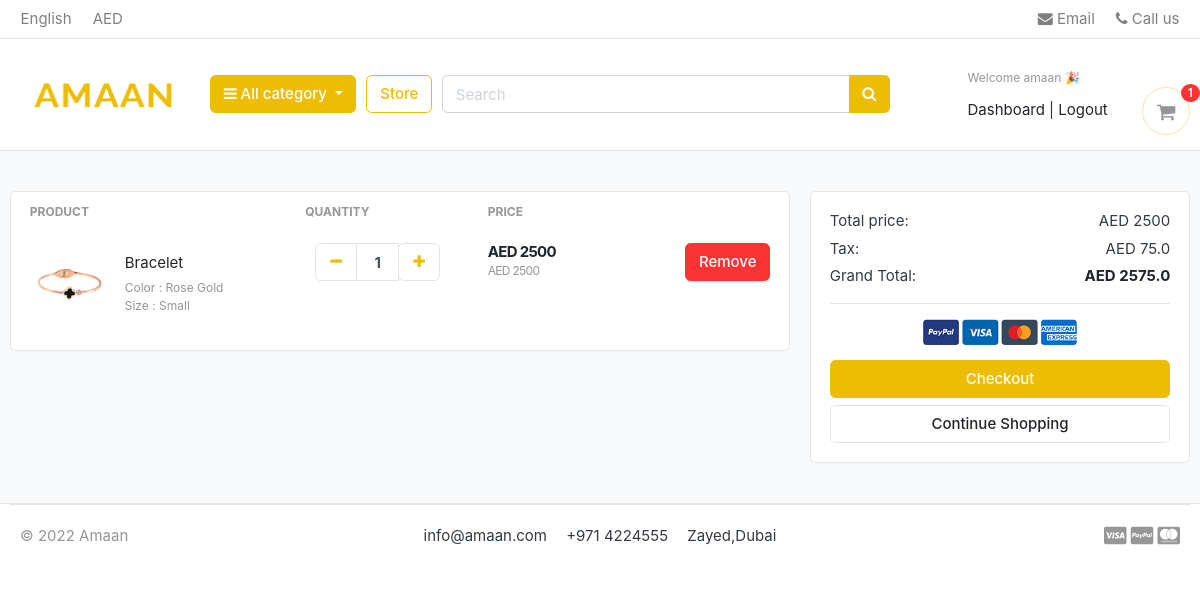
/cart/ (signed in), run on an earlier commit of the app's database.
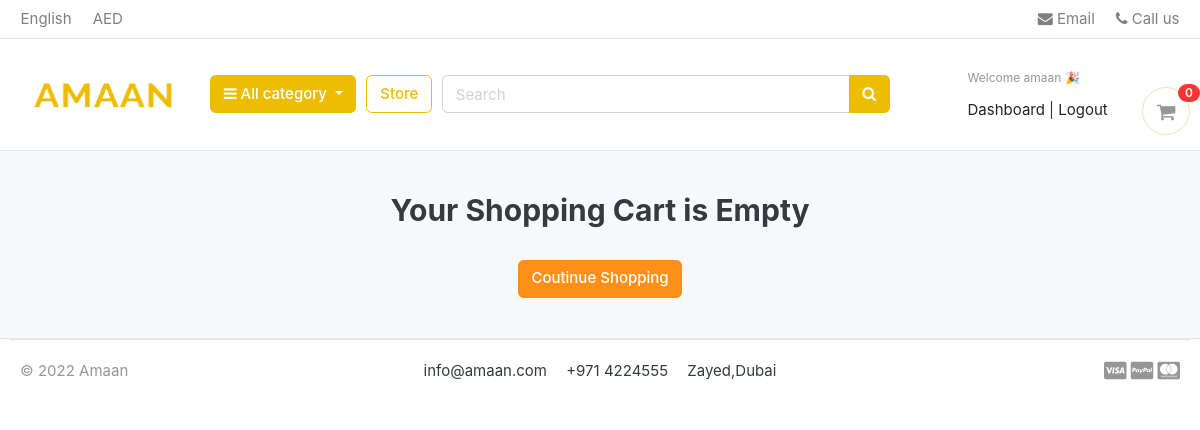
And on a later commit of the database.
### carts/models.py (models this page shows, shortened)
class CartItem(models.Model):
    user       = models.ForeignKey(Accounts, on_delete=models.CASCADE, null=True )
    product    = models.ForeignKey(Product, on_delete=models.CASCADE)
    variations = models.ManyToManyField(Variation, blank=True)
    cart       = models.ForeignKey(Cart, on_delete=models.CASCADE, null=True)
    quantity   = models.IntegerField()
    is_active  = models.BooleanField(default=True)
    def sub_total(self):
        return self.product.price * self.quantity

### store/models.py (models this page shows, shortened)
class Product(models.Model):
    product_name = models.CharField(max_length=200, unique=True)
    slug = models.SlugField(max_length=200, unique=True)
    description = models.TextField(max_length=200, blank=True)
    price = models.IntegerField()
    image = models.ImageField(upload_to='photos/products')
    stock = models.IntegerField()
    is_available = models.BooleanField(default=True)
    category = models.ForeignKey(Category, on_delete=models.CASCADE)
    created_date = models.DateTimeField(auto_now_add=True)
    modified_date = models.DateTimeField(auto_now=True)
    def get_url(self):
        return reverse('product_detail', args=[self.category.slug, self.slug])

class Variation(models.Model):
    product = models.ForeignKey(Product, on_delete=models.CASCADE)
    variation_category = models.CharField(max_length=100, choices=variation_category_choice)
    variation_value = models.CharField(max_length=100)
    is_active = models.BooleanField(default=True)
    created_date = models.DateTimeField(auto_now=True)
    objects = VariationManager()

### carts/views.py (the view)
# urls.py: path('cart/', include('carts.urls')),
def cart(request, total=0, quantity=0, cart_items=None):
    try:
        tax = 0
        grand_total = 0
        if request.user.is_authenticated:
                cart_items = CartItem.objects.filter(user=request.user, is_active=True)
        else:
            cart = Cart.objects.get(cart_id=cart_id(request))
            cart_items = CartItem.objects.filter(cart=cart, is_active=True)
        for cart_item in cart_items:
            total += (cart_item.product.price * cart_item.quantity)
            quantity += cart_item.quantity
        tax = (3 * total)/100
        grand_total = total + tax
    except ObjectDoesNotExist:
        pass #just ignore
    context = {
        'total' : total,
        'quantity' : quantity,
        'cart_items' : cart_items,
        'tax' : tax,
        'grand_total' : grand_total,
    }
    return render(request, 'store/cart.html', context)

### carts/context_processors.py (called while the page is built)
def counter(request):
    cart_count = 0
    if 'admin' in request.path:
        return{}
    else:
        try:
            cart = Cart.objects.filter(cart_id=cart_id(request))
            if request.user.is_authenticated:
                cart_items = CartItem.objects.all().filter(user=request.user)
            else:
                cart_items = CartItem.objects.all().filter(cart=cart[:1])
            for cart_item in cart_items:
                cart_count += cart_item.quantity
        except Cart.DoesNotExist:
            cart_count = 0
    return dict(cart_count=cart_count)

### carts/views.py (called while the page is built)
def cart_id(request):
    cart = request.session.session_key
    if not cart:
        cart = request.session.create()
    return cart

### category/context_processors.py (called while the page is built)
def menu_links(request):
    links = Category.objects.all()
    return dict(links=links)

### category/models.py (called while the page is built)
    def get_url(self):
        return reverse('products_by_category', args=[self.slug])

### templates/store/cart.html (shortened to what the changed rows need)
{% extends 'base.html' %}
{% load static %}
{% block content %}
<section class="section-content padding-y bg">
    <div class="container">
    {% if not cart_items %}
    <h2 class="text-center">Your Shopping Cart is Empty</h2>
    <br>
    <div class="text-center">
       <a href="{% url 'store' %}" class="btn btn-warning">Coutinue Shopping</a>
    </div>
    {% else %}
    <div class="row">
        <aside class="col-lg-8">
    <div class="card">
    <table class="table table-borderless table-shopping-cart">
    <thead class="text-muted">
    <tr class="small text-uppercase">
      <th scope="col">Product</th>
      <th scope="col" width="120">Quantity</th>
      <th scope="col" width="120">Price</th>
      <th scope="col" class="text-right" width="200"> </th>
    </tr>
    </thead>
    <tbody>
     {% for cart_item in cart_items %}
    <tr>
        <td>
            <figure class="itemside align-items-center">
                <div class="aside"><img src="{{ cart_item.product.image.url }}" class="img-sm"></div>
                <figcaption class="info">
                    <a href="{{ cart_item.product.get_url }}" class="title text-dark">{{ cart_item.product.product_name }}</a>
                    <p class="text-muted small">
                        {% if cart_item.variations.all %}
                          {% for item in cart_item.variations.all %}
                            {{ item.variation_category | capfirst }} : {{ item.variation_value | capfirst }} <br>
                          {% endfor %}
                        {% endif %}
                    </p>
                </figcaption>
            </figure>
        </td>
        <td>
                        <div class="col">
                            <div class="input-group input-spinner">
                                <div class="input-group-prepend">
                                <a href="{% url 'remove_cart' cart_item.product.id cart_item.id  %}" class="btn btn-light" type="button" id="button-plus"> <i class="fa fa-minus"></i></a>
                                </div>
                                <input type="text" class="form-control p-1"  value="{{cart_item.quantity}}">
                                <div class="input-group-append">
                                   <form action="{% url 'add_cart' cart_item.product.id %}" method="POST">
                                      <button class="btn btn-light" type="submit" id="button-minus"> <i class="fa fa-plus"></i></button>
                                   </form>
                                </div>
                            </div>
                        </div>
        </td>
        <td>
            <div class="price-wrap">
                <var class="price"><b>AED {{ cart_item.sub_total }}</b> </var>
                <small class="text-muted">AED {{cart_item.product.price}}</small>
            </div>
        </td>
        <td class="text-right">
        <a href="{% url 'remove_cart_item' cart_item.product.id cart_item.id %}" onclick="return confirm('Are you sure you want to delete this item?')" class="btn btn-danger"> Remove</a>
        </td>
    </tr>
    {% endfor %}
    </tbody>
    </table>
    </div>
        </aside>
        <aside class="col-lg-4">
            <div class="card">
            <div class="card-body">
                <dl class="dlist-align">
                  <dt>Total price:</dt>
                  <dd class="text-right">AED {{total}}</dd>
                </dl>
                <dl class="dlist-align">
                  <dt>Tax:</dt>
                  <dd class="text-right">AED {{tax}}</dd>
                </dl>
                <dl class="dlist-align">
                  <dt>Grand Total:</dt>
                  <dd class="text-right text-dark b"><strong>AED {{grand_total}}</strong></dd>
                </dl>
                <hr>
                <p class="text-center mb-3">
                    <img src="{% static './images/misc/payments.png' %}" height="26">
                </p>
                <a href="{% url 'checkout' %}" class="btn btn-primary btn-block"> Checkout </a>
                <a href="{% url 'store' %}" class="btn btn-light btn-block">Continue Shopping</a>
            </div>
            </div>
    </aside>
    </div>
    {% endif %}
    </div>
    </section>
{% endblock %}

### templates/includes/navbar.html (shortened to what this page needs)
{% load static%}
<header class="section-header">
    <nav class="navbar p-md-0 navbar-expand-sm navbar-light border-bottom">
    <div class="container">
      <div class="collapse navbar-collapse" id="navbarTop4">
        <ul class="navbar-nav mr-auto">
            <li class="nav-item dropdown">
                 <a href="#" class="nav-link">   English </a>
            </li>
            <li class="nav-item dropdown">
                <a href="#" class="nav-link"> AED </a>
            </li>
        </ul>
        <ul class="navbar-nav">
            <li><a href="#" class="nav-link"> <i class="fa fa-envelope"></i> Email </a></li>
            <li><a href="#" class="nav-link"> <i class="fa fa-phone"></i> Call us </a></li>
        </ul>
      </div>
    </div>
    </nav>
    <section class="header-main border-bottom">
        <div class="container">
    <div class="row align-items-center justify-content-around ">
        <div class="col-lg-2 col-md-3 col-6">
            <a href="{% url 'home' %}" class="brand-wrap">
                <img class="logo w-100" src="{% static './images/logo1.png' %}" >
            </a>
        </div>
        <div class="col-lg col-sm col-md col-6 flex-grow-0">
            <div class="category-wrap dropdown d-inline-block float-right">
                <button type="button" class="btn btn-primary dropdown-toggle" data-toggle="dropdown">
                    <i class="fa fa-bars"></i> All category
                </button>
            </div>
        </div>
        <a href="{% url 'store' %}" class="btn btn-outline-primary">Store</a>
        <div class="col-lg  col-md-6 col-sm-12 col d-none d-md-block">
            <form action="{% url 'search' %}" class="search " method="GET">
                <div class="input-group w-100">
                    <input type="text" class="form-control search-bar " style="width:60%;" placeholder="Search"  name="keyword"  required>
                    <div class="input-group-append">
                      <button class="btn btn-primary" type="submit">
                        <i class="fa fa-search "></i>
                      </button>
                    </div>
                </div>
            </form>
        </div>
        <div class="col-lg-3 col-sm-6 col-8 order-2 order-lg-3">
                    <div class="d-flex justify-content-end mb-3 mb-lg-0 mt-3">
                        {% if user.id is None%}
                        <div class="widget-header ">
                            <small class="title text-muted">Welcome guest !</small>
                            <div>
                                <a class="text-dark" href="{% url 'login' %}">Sign in</a> <span class="dark-transp"> | </span>
                                <a class="text-dark" href="{% url 'register' %}"> Register</a>
                            </div>
                        </div>
                        {% else %}
                        <div class="widget-header ">
                            <small class="title text-muted">Welcome {{user.first_name}} 🎉</small>
                            <div>
                                <a class="text-dark" href="{% url 'dashboard' %}">Dashboard</a> <span class="dark-transp"> | </span>
                                <a class="text-dark" href="{% url 'logout' %}"> Logout</a>
                        {% endif %}
                        <a href="{% url 'cart' %}" class="widget-header pl-3 ml-3">
                            <div class="icon icon-sm rounded-circle border"><i class="fa fa-shopping-cart"></i></div>
                            <span class="badge badge-pill badge-danger notify">{{cart_count}}</span>
                        </a>
                    </div>
                </div>
    </div>
        </div>
    </section>
    </header>

What changed in the data, as far as the page shows it:
removed CartItem: product.image (picture), product.product_name "Bracelet", quantity "1", sub_total "2500", product.price "2500"
no longer on this page (row unchanged): Variation: variation_category "Color", variation_value "Rose Gold"
no longer on this page (row unchanged): Variation: variation_category "Size", variation_value "Small"
Also different on the page:
{{ cart_count }}: "1" → "0"
{{ total }}: "2500" → (not shown)
{{ tax }}: "75.0" → (not shown)
{{ grand_total }}: "2575.0" → (not shown)
text no longer shown: "PRODUCT QUANTITY PRICE Total price: AED Tax: AED Grand Total: AED Checkout Continue Shopping"
text now shown: "Your Shopping Cart is Empty Coutinue Shopping"
